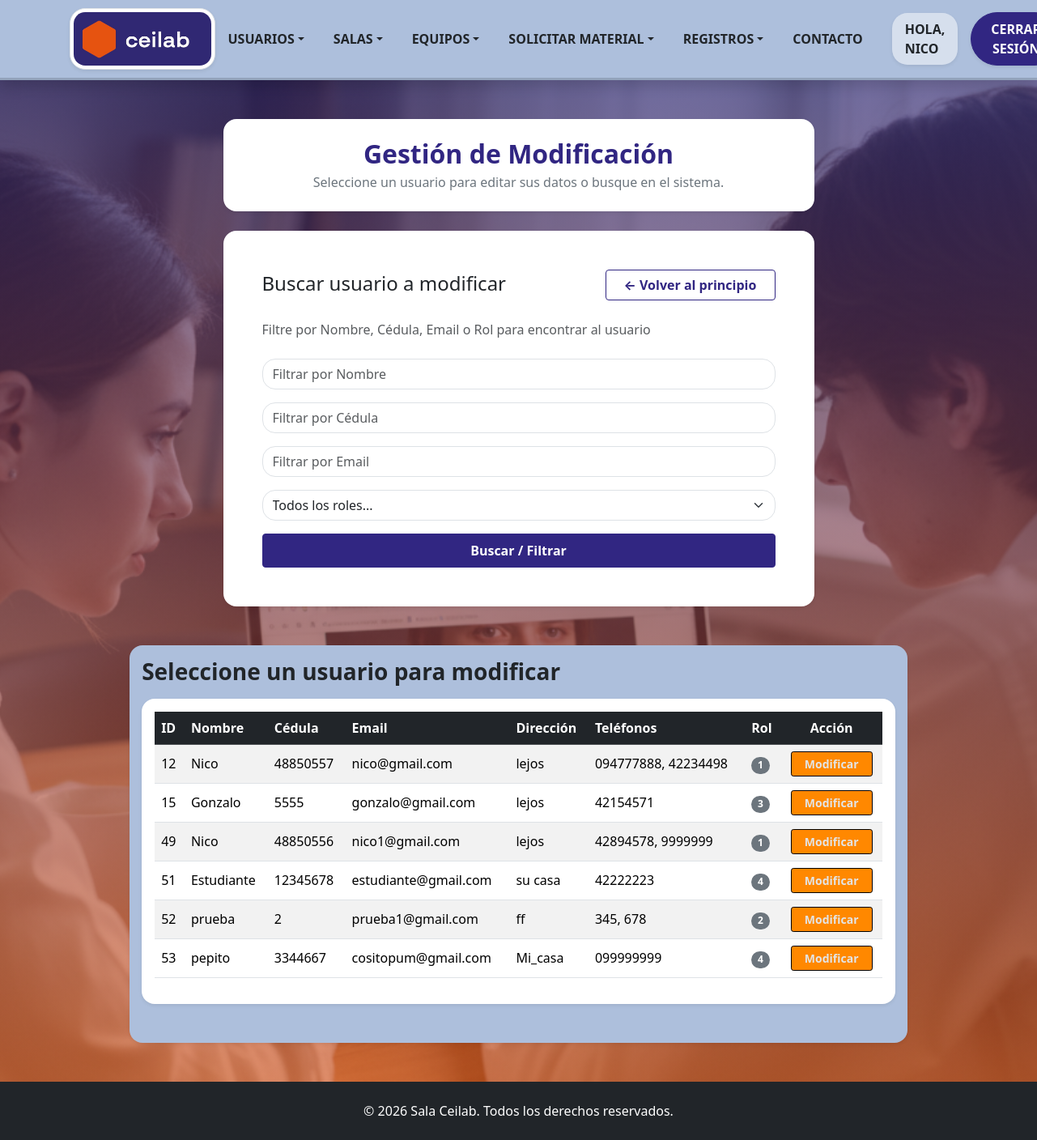
The page /Formularios/modUsuario.php (signed in) on the database as committed earlier.
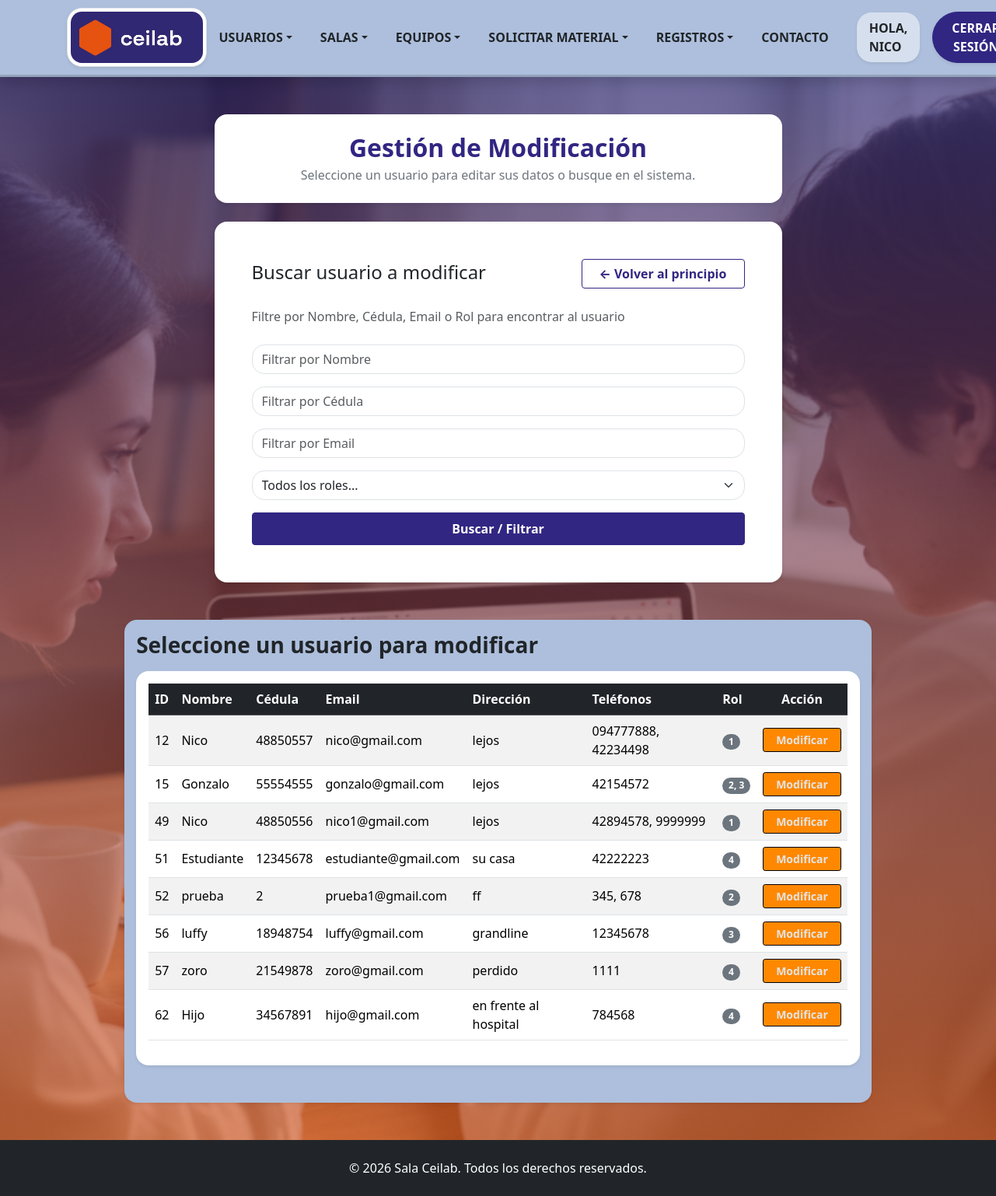
The same page on the database as committed later.
### tables this page shows
CREATE TABLE `usuario` (
  `IDUsuario` int(10) NOT NULL,
  `Nombre` varchar(30) DEFAULT NULL,
  `Contraseña` varchar(61) DEFAULT NULL,
  `Email` varchar(30) DEFAULT NULL,
  `Direccion` varchar(50) NOT NULL,
  `Faltas` int(11) NOT NULL DEFAULT 0,
  `Observaciones` varchar(50) NOT NULL,
  `Fecha_creacion` date DEFAULT NULL,
  `Creador_IDUsuario` int(11) DEFAULT NULL,
  `cedula` int(8) NOT NULL,
  `activo` tinyint(1) DEFAULT 1
);

### Clases/ClsUsuarios.php (called while the page is built, shortened)
<?php
class ClsUsuarios {
    public function listarUsuarios($filtroNombre = '', $filtroCedula = '', $filtroEmail = '', $filtroRol = '') {
        $objConexion = new Conexion();
        $link = $objConexion->conectar();
        $sql = "SELECT u.IDUsuario, u.nombre, u.cedula, u.email, u.direccion, u.observaciones, MIN(r.ROL) AS ROL
                 FROM usuario u
                LEFT JOIN rol r ON u.IDUsuario = r.IDUsuario
                WHERE u.activo = 1";
        $sql .= " GROUP BY u.IDUsuario, u.nombre, u.cedula, u.email, u.direccion, u.observaciones";
        $sql .= " ORDER BY u.IDUsuario ASC";
        return mysqli_query($link, $sql);
    }
    public function obtenerTelefonosPorUsuario($idUsuario) {
        $objConexion = new Conexion();
        $link = $objConexion->conectar();
        $idEscape = mysqli_real_escape_string($link, $idUsuario);
        $sql = "SELECT Telefono FROM Telefonos WHERE IDUsuario = '$idEscape'";
        $resultado = mysqli_query($link, $sql);
        $telefonos = [];
        if ($resultado) {
            while ($row = mysqli_fetch_assoc($resultado)) {
                $telefonos[] = $row['Telefono'];
            }
        }
        return $telefonos;
    }
    public function obtenerRolesPorUsuario($idUsuario) {
        $objConexion = new Conexion();
        $link = $objConexion->conectar();
        $idEscaped = mysqli_real_escape_string($link, $idUsuario);
        $sql = "SELECT ROL FROM rol WHERE IDUsuario = '$idEscaped'";
        $resultado = mysqli_query($link, $sql);
        $roles = [];
        if ($resultado) {
            while ($row = mysqli_fetch_assoc($resultado)) {
                $roles[] = $row['ROL'];
            }
        }
        return $roles;
    }
}
?>

### Formularios/modUsuario.php (the view, shortened to what this page needs)
<?php
require_once '../Clases/ClsUsuarios.php';
$objUsuario = new ClsUsuarios();
$usuarioData = null;
?>
<!DOCTYPE html>
<html lang="es">
    <head>
        <link href="../bootstrap_theme/bootstrap.css" rel="stylesheet" type="text/css">
        <link rel="stylesheet" href="../Estilos/blocks.css">
        <link href="../Estilos/style.css" rel="stylesheet">
    </head>
    <body class="d-flex flex-column min-vh-100 bg-light">
        <?php include '../navbar.php'; ?>
        <section class="hero-section flex-fill pb-5 pt-5">
            <div class="container pb-4">
                <div class="row">
                    <div class="col-md-9 col-xl-8 ms-auto me-auto">
                        <div class="bg-white p-4 shadow-sm rounded text-center">
                            <h3 class="fw-bold h2 mb-1 text-primary">Gestión de Modificación</h3>
                            <p class="fw-light text-secondary mb-0">Seleccione un usuario para editar sus datos o busque en el sistema.</p>
                        </div>
                    </div>
                </div>
            </div>
            <?php if (!$usuarioData): ?>
                <div class="container pb-5">
                    <div class="row">
                        <div class="col-md-9 col-xl-8 ms-auto me-auto">
                            <div class="bg-white p-4 p-lg-5 shadow-sm rounded">
                                <div class="d-flex justify-content-between align-items-center mb-4">
                                <h2 class="mb-1 text-dark h4">Buscar usuario a modificar</h2>
                                <a href="/CeiLab2026/index.php" class="btn btn-outline-primary fw-bold text-center" style="width: 100%; max-width: 210px;"> ← Volver al principio </a>
                                </div>
                                <p class="mb-4 text-muted">Filtre por Nombre, Cédula, Email o Rol para encontrar al usuario</p>
                                <form method="GET" action="">
                                    <div class="mb-3">
                                        <div class="mb-3">
                                            <input type="text" class="form-control" name="nombre" placeholder="Filtrar por Nombre" value="<?php echo htmlspecialchars($_GET['nombre'] ?? ''); ?>">
                                        </div>
                                        <div class="mb-3">
                                            <input type="number" class="form-control" name="cedula" placeholder="Filtrar por Cédula" value="<?php echo htmlspecialchars($_GET['cedula'] ?? ''); ?>">
                                        </div>
                                        <div class="mb-3">
                                            <input type="email" class="form-control" name="email" placeholder="Filtrar por Email" value="<?php echo htmlspecialchars($_GET['email'] ?? ''); ?>">
                                        </div>
                                        <div class="mb-3">
                                            <select class="form-select" name="rol">
                                                <option value="" selected>Todos los roles...</option>
                                            </select>
                                        </div>
                                    </div>
                                    <button type="submit" class="btn d-block w-100 btn-primary fw-bold pb-2 ps-3 pe-3 pt-2">Buscar / Filtrar</button>
                                </form>
                            </div>
                        </div>
                    </div>
                </div>
                <div class="container pb-5 pt-3 rounded shadow-sm col-md-10 col-xl-9" style="background-color: #adbfdc;">
                    <div class="row">
                        <div>
                            <h3 class="mb-3 text-dark fw-bold">Seleccione un usuario para modificar</h3>
                            <?php
                            $nombreFiltro = $_GET['nombre'] ?? '';
                            $cedulaFiltro = $_GET['cedula'] ?? '';
                            $emailFiltro  = $_GET['email'] ?? '';
                            $rolFiltro    = $_GET['rol'] ?? '';
                            $resultadoListado = $objUsuario->listarUsuarios($nombreFiltro, $cedulaFiltro, $emailFiltro, $rolFiltro);
                            if ($resultadoListado && mysqli_num_rows($resultadoListado) > 0) {
                            ?>
                                <div class="table-responsive bg-white p-3 shadow-sm rounded">
                                    <table class="table table-striped table-hover align-middle">
                                        <thead class="table-dark">
                                            <tr>
                                                <th>ID</th>
                                                <th>Nombre</th>
                                                <th>Cédula</th>
                                                <th>Email</th>
                                                <th>Dirección</th>
                                                <th>Teléfonos</th>
                                                <th>Rol</th>
                                                <th class="text-center">Acción</th>
                                            </tr>
                                        </thead>
                                        <tbody>
                                            <?php while ($row = mysqli_fetch_assoc($resultadoListado)) {
                                            $telefonosArr = $objUsuario->obtenerTelefonosPorUsuario($row['IDUsuario']);
                                            $textoTelefonos = !empty($telefonosArr) ? implode(', ', $telefonosArr) : 'Sin teléfonos';
                                            $rolArr = $objUsuario->obtenerRolesPorUsuario($row['IDUsuario']);
                                            $textorol = !empty($rolArr) ? implode(', ', $rolArr) : 'Sin rol asignado';
                                            ?>
                                                <tr>
                                                    <td><?php echo htmlspecialchars($row['IDUsuario']); ?></td>
                                                    <td><?php echo htmlspecialchars($row['nombre']); ?></td>
                                                    <td><?php echo htmlspecialchars($row['cedula']); ?></td>
                                                    <td><?php echo htmlspecialchars($row['email']); ?></td>
                                                    <td><?php echo htmlspecialchars($row['direccion']); ?></td>
                                                    <td><?php echo htmlspecialchars($textoTelefonos); ?></td>
                                                    <td><span class="badge bg-secondary"><?php echo htmlspecialchars($textorol); ?></span></td>
                                                    <td class="text-center">
                                                        <a href="modUsuario.php?id=<?php echo $row['IDUsuario']; ?>" class="btn btn-sm btn-warning fw-bold px-3">Modificar</a>
                                                    </td>
                                                </tr>
                                            <?php } ?>
                                        </tbody>
                                    </table>
                                </div>
                            <?php } else {
                                echo "<div class='alert alert-info text-center bg-white mb-0'>No se encontraron usuarios con los criterios especificados.</div>";
                            }
                            ?>
                        </div>
                    </div>
                </div>
            <?php endif; ?>
        </section>
        <?php include '../footer.php'; ?>
    </body>
</html>

### navbar.php (shortened to what this page needs)
<?php
$esAdministrador = isset($_SESSION['roles']) && in_array('1', $_SESSION['roles']);
$esDot = isset($_SESSION['roles']) && in_array('2', $_SESSION['roles']);
$esDocente = isset($_SESSION['roles']) && in_array('3', $_SESSION['roles']);
$esEstudiante = isset($_SESSION['roles']) && in_array('4', $_SESSION['roles']);
$estaLogueado = isset($_SESSION['IDUsuario']);
?>
<nav class="navbar navbar-expand-lg navbar-light py-lg-2 text-uppercase shadow" style="background-color: #adbfdc; border-bottom: 3px solid rgba(0, 0, 0, 0.15);">
    <div class="container">
        <picture>
            <source type="image/webp">
            <a href="/CeiLab2026/index.php" class="d-inline-block text-decoration-none p-0 m-0">
                <img src="/CeiLab2026/assets/img/Ceilab-logo.jpg" class="img-thumbnail shadow-sm rounded-3" style="max-width: 180px; height: auto;" alt="Logo CeiLab">
            </a>
        </picture>
        <div class="collapse navbar-collapse" id="navbarNavDropdown-3">
            <ul class="mb-2 mb-lg-0 ms-auto navbar-nav align-items-lg-center gap-1">
                <?php if ($esAdministrador || $esDot): ?>
                    <li class="nav-item dropdown">
                    <a class="nav-link px-lg-3 py-lg-2 dropdown-toggle fw-bold text-dark rounded-3" href="#" id="navbarDropdownMenuLink" role="button" data-bs-toggle="dropdown" aria-expanded="false" >Usuarios</a>
                    </li>
                <?php endif; ?>
                <?php if ($esAdministrador || $esDot || $esDocente): ?>
                <li class="nav-item dropdown">
                    <a class="nav-link px-lg-3 py-lg-2 dropdown-toggle fw-bold text-dark rounded-3" href="#" id="navbarDropdownMenuLink" role="button" data-bs-toggle="dropdown" aria-expanded="false">Salas</a>
                </li>
                <?php endif; ?>
                <?php if ($esAdministrador || $esDot || $esDocente || $esEstudiante ): ?>
                <li class="nav-item dropdown">
                    <a class="nav-link px-lg-3 py-lg-2 dropdown-toggle fw-bold text-dark rounded-3" href="#" id="navbarDropdownMenuLink2" role="button" data-bs-toggle="dropdown" aria-expanded="false">Equipos</a>
                </li>
                <?php endif; ?>
                <?php if ($esAdministrador || $esDot ): ?>
                <li class="nav-item dropdown">
                    <a class="nav-link px-lg-3 py-lg-2 dropdown-toggle fw-bold text-dark rounded-3" href="#" id="navbarDropdownMenuLink2" role="button" data-bs-toggle="dropdown" aria-expanded="false">Solicitar material</a>
                </li>
                <?php endif; ?>
                <?php if ($esAdministrador || $esDot || $esDocente || $esEstudiante ): ?>
                <li class="nav-item dropdown">
                    <a class="nav-link px-lg-3 py-lg-2 dropdown-toggle fw-bold text-dark rounded-3" href="#" id="navbarDropdownMenuLink3" role="button" data-bs-toggle="dropdown" aria-expanded="false">Registros</a>
                <?php endif; ?>
                </li>
                <li class="nav-item">
                    <a class="nav-link px-lg-3 py-lg-2 fw-bold text-dark rounded-3" href="/CeiLab2026/Formularios/contacto.php" id="navbarDropdownMenuLink3" role="button" >Contacto</a>
                </li>
                <?php if ($estaLogueado): ?>
                    <li class="nav-item px-lg-2 py-lg-2">
                        <span class="nav-link fw-bold text-dark ms-2 rounded-3 bg-white bg-opacity-50 px-3 py-2 shadow-sm">Hola, <?php echo htmlspecialchars($_SESSION['nombre']); ?></span>
                    </li>
                </ul>
                    <div class="ms-lg-2">
                        <a class="btn btn-primary fw-bold shadow-sm rounded-pill px-4 py-2" href="/CeiLab2026/Clases/ClsLogin.php?action=logout">Cerrar Sesión</a>
                    </div>
                <?php endif; ?>
        </div>
    </div>
</nav>

### footer.php
<footer class="bg-dark text-white py-4 mt-auto">
<div class="container text-center">
<p class="mb-0">&copy; <?php echo date('Y'); ?> Sala Ceilab. Todos los derechos reservados.</p>
</div>
</footer>

### Estilos/style.css (style rules this page uses)
.navbar-nav .nav-link { transition: all 0.2s ease-in-out; }
.navbar .img-thumbnail { transition: all 0.2s ease-in-out; }
.hero-section { background-image: linear-gradient(rgba(48, 40, 115, 0.67), rgba(230, 83, 16, 0.57)), url('../assets/img/ceilab.png'); background-size: cover; background-position: center; background-repeat: no-repeat; }
.btn-warning { background-color: #ff8800 !important; border-color: #000000 !important; color: #e3e4e5 !important; }

Rows that differ between the two databases and show on the page:
no longer on this page (row edited): usuario: IDUsuario "53", Nombre "pepito", cedula "3344667", Email "cositopum@gmail.com", Direccion "Mi_casa", textoTelefonos "099999999", textorol "4"
changed usuario "Gonzalo": cedula "5555" → "55554555"; textoTelefonos "42154571" → "42154572"; textorol "3" → "2, 3"
added usuario: IDUsuario "56", Nombre "luffy", cedula "18948754", Email "luffy@gmail.com", Direccion "grandline", textoTelefonos "12345678", textorol "3"
added usuario: IDUsuario "57", Nombre "zoro", cedula "21549878", Email "zoro@gmail.com", Direccion "perdido", textoTelefonos "1111", textorol "4"
added usuario: IDUsuario "62", Nombre "Hijo", cedula "34567891", Email "hijo@gmail.com", Direccion "en frente al hospital", textoTelefonos "784568", textorol "4"
